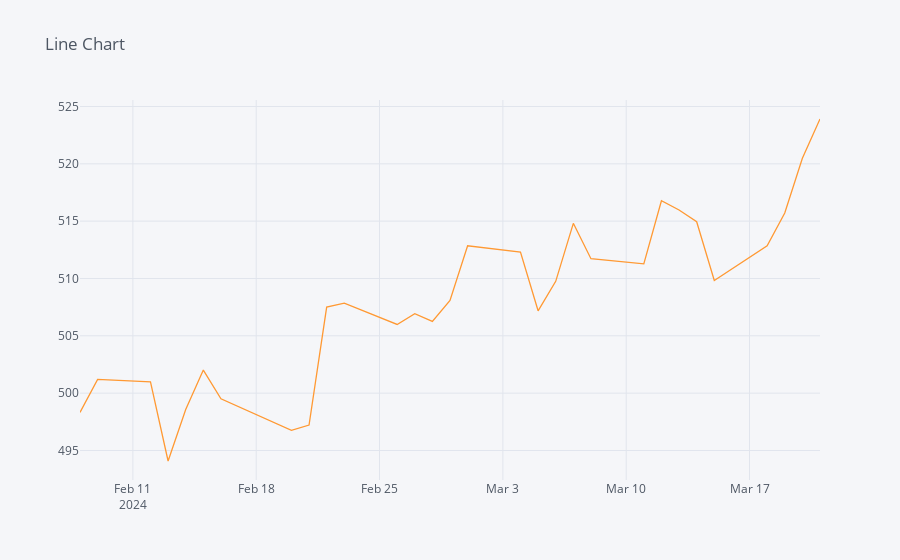

The notebook cell this image was saved under:
### Markdown cell above
## 4. Plotting data

### Code cell
# Plotting Line Chart
df3['Close'][-30:].iplot(kind='line', title='Line Chart')

### Figure 1 — Plotly figure (JSON) as saved in the notebook; plotly's stock layout.template omitted (floating-point values rounded to 4 significant figures)
{"data": [{"line": {"color": "rgba(255, 153, 51, 1.0)", "dash": "solid", "shape": "linear", "width": 1.3}, "mode": "lines", "name": "Close", "text": "", "type": "scatter", "x": ["2024-02-08", "2024-02-09", "2024-02-12", "2024-02-13", "2024-02-14", "2024-02-15", "2024-02-16", "2024-02-20", "2024-02-21", "2024-02-22", "2024-02-23", "2024-02-26", "2024-02-27", "2024-02-28", "2024-02-29", "2024-03-01", "2024-03-04", "2024-03-05", "2024-03-06", "2024-03-07", "2024-03-08", "2024-03-11", "2024-03-12", "2024-03-13", "2024-03-14", "2024-03-15", "2024-03-18", "2024-03-19", "2024-03-20", "2024-03-21"], "y": [498.3, 501.2, 501.0, 494.1, 498.6, 502.0, 499.5, 496.8, 497.2, 507.5, 507.9, 506.0, 506.9, 506.3, 508.1, 512.8, 512.3, 507.2, 509.8, 514.8, 511.7, 511.3, 516.8, 516.0, 515.0, 509.8, 512.9, 515.7, 520.5, 523.9]}], "layout": {"legend": {"bgcolor": "#F5F6F9", "font": {"color": "#4D5663"}}, "paper_bgcolor": "#F5F6F9", "plot_bgcolor": "#F5F6F9", "title": {"font": {"color": "#4D5663"}, "text": "Line Chart"}, "xaxis": {"gridcolor": "#E1E5ED", "showgrid": true, "tickfont": {"color": "#4D5663"}, "title": {"font": {"color": "#4D5663"}, "text": ""}, "zerolinecolor": "#E1E5ED"}, "yaxis": {"gridcolor": "#E1E5ED", "showgrid": true, "tickfont": {"color": "#4D5663"}, "title": {"font": {"color": "#4D5663"}, "text": ""}, "zerolinecolor": "#E1E5ED"}}}
